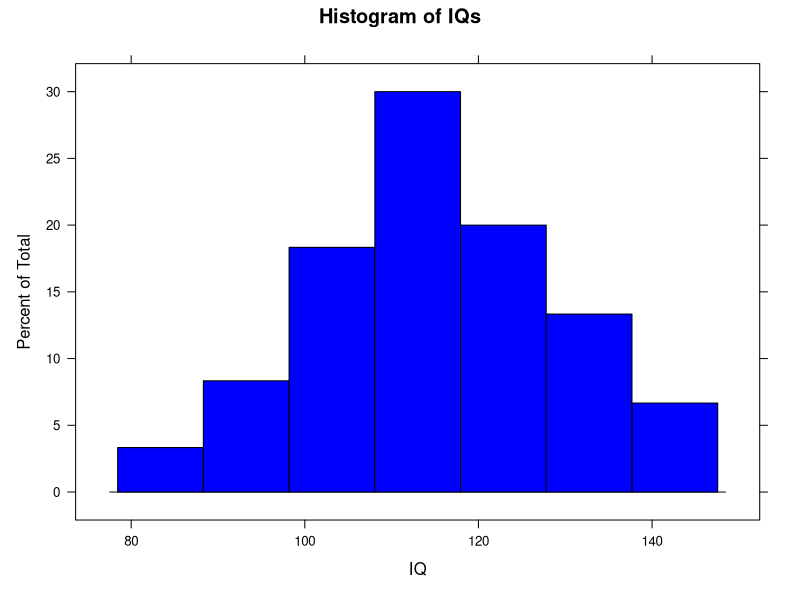
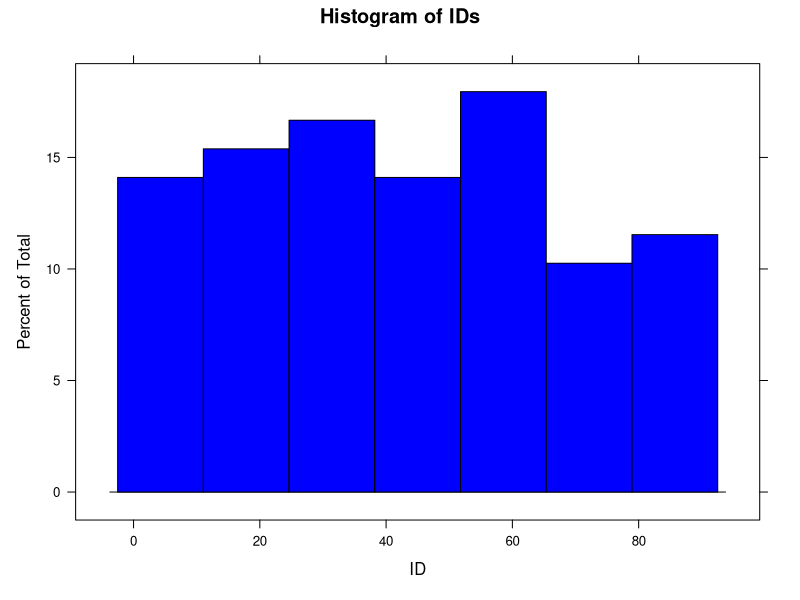
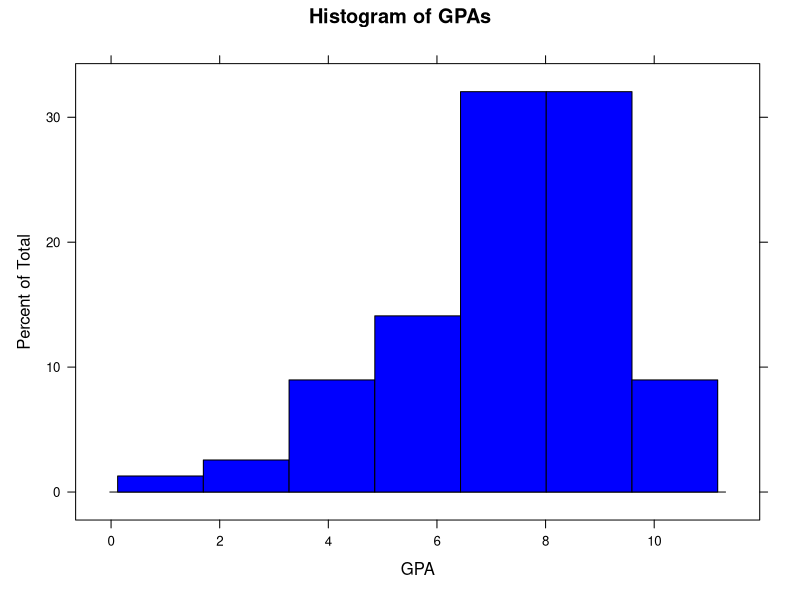
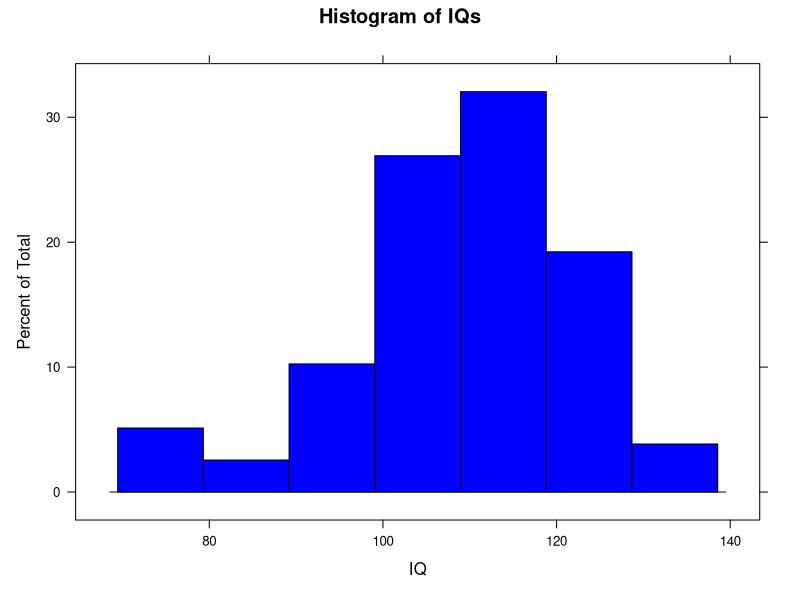
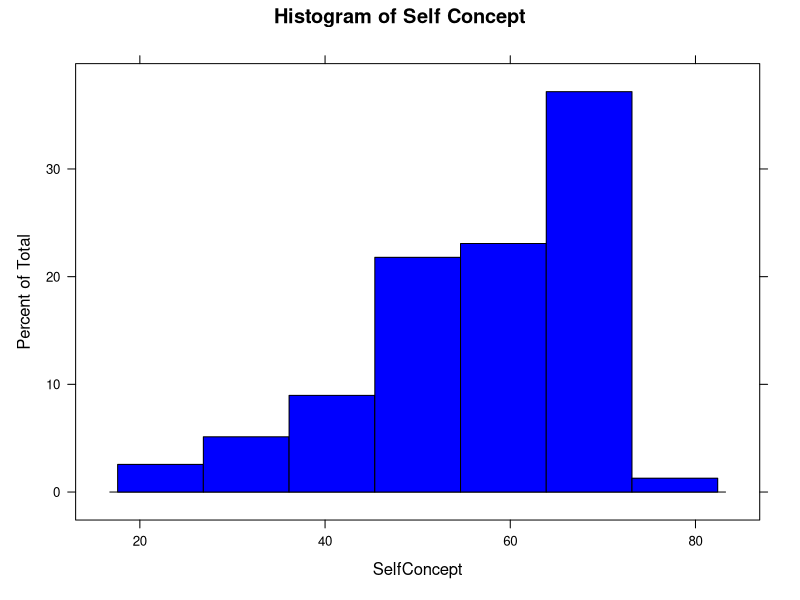

Write R code to recreate these figures, in order.
library(lattice)
iqs <- read.table('eg01-14iq.txt', header=TRUE)
histogram(~IQ, iqs, main = "Histogram of IQs", col="blue")

sev <- read.table('ex01-44sevengr.txt', header=TRUE)
histogram(~ID, sev, main="Histogram of IDs", col="blue")
histogram(~GPA, sev, main="Histogram of GPAs", col="blue")
histogram(~IQ, sev, main="Histogram of IQs", col="blue")
histogram(~SelfConcept, sev, main="Histogram of Self Concept", col="blue")
